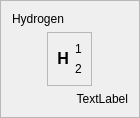
<?xml version="1.0" encoding="UTF-8"?>
<ui version="4.0">
 <class>Form</class>
 <widget class="ElementInfo" name="Form">
  <property name="windowModality">
   <enum>Qt::NonModal</enum>
  </property>
  <property name="geometry">
   <rect>
    <x>0</x>
    <y>0</y>
    <width>140</width>
    <height>100</height>
   </rect>
  </property>
  <property name="sizePolicy">
   <sizepolicy hsizetype="Minimum" vsizetype="Minimum">
    <horstretch>0</horstretch>
    <verstretch>0</verstretch>
   </sizepolicy>
  </property>
  <property name="mouseTracking">
   <bool>false</bool>
  </property>
  <property name="focusPolicy">
   <enum>Qt::ClickFocus</enum>
  </property>
  <property name="contextMenuPolicy">
   <enum>Qt::NoContextMenu</enum>
  </property>
  <property name="windowTitle">
   <string>Element info</string>
  </property>
  <property name="styleSheet">
   <string notr="true"/>
  </property>
  <property name="frameShape">
   <enum>QFrame::StyledPanel</enum>
  </property>
  <property name="frameShadow">
   <enum>QFrame::Raised</enum>
  </property>
  <layout class="QGridLayout" name="gridLayout">
   <item row="2" column="0" colspan="2">
    <widget class="QLabel" name="Name">
     <property name="styleSheet">
      <string notr="true"/>
     </property>
     <property name="text">
      <string>Hydrogen</string>
     </property>
     <property name="alignment">
      <set>Qt::AlignLeading|Qt::AlignLeft|Qt::AlignTop</set>
     </property>
    </widget>
   </item>
   <item row="6" column="0" colspan="3">
    <widget class="QLabel" name="Density">
     <property name="styleSheet">
      <string notr="true"/>
     </property>
     <property name="text">
      <string>TextLabel</string>
     </property>
     <property name="alignment">
      <set>Qt::AlignBottom|Qt::AlignRight|Qt::AlignTrailing</set>
     </property>
    </widget>
   </item>
   <item row="3" column="1">
    <widget class="QFrame" name="frame">
     <property name="frameShape">
      <enum>QFrame::StyledPanel</enum>
     </property>
     <property name="frameShadow">
      <enum>QFrame::Sunken</enum>
     </property>
     <layout class="QGridLayout" name="gridLayout_3">
      <item row="0" column="0">
       <layout class="QGridLayout" name="gridLayout_2">
        <item row="0" column="0" rowspan="2">
         <widget class="QLabel" name="Atom">
          <property name="font">
           <font>
            <pointsize>12</pointsize>
            <weight>75</weight>
            <bold>true</bold>
           </font>
          </property>
          <property name="mouseTracking">
           <bool>true</bool>
          </property>
          <property name="styleSheet">
           <string notr="true"/>
          </property>
          <property name="frameShadow">
           <enum>QFrame::Plain</enum>
          </property>
          <property name="text">
           <string>H</string>
          </property>
          <property name="textFormat">
           <enum>Qt::RichText</enum>
          </property>
          <property name="alignment">
           <set>Qt::AlignRight|Qt::AlignTrailing|Qt::AlignVCenter</set>
          </property>
         </widget>
        </item>
        <item row="1" column="1">
         <widget class="QLabel" name="Mass">
          <property name="styleSheet">
           <string notr="true"/>
          </property>
          <property name="text">
           <string>2</string>
          </property>
          <property name="alignment">
           <set>Qt::AlignLeading|Qt::AlignLeft|Qt::AlignVCenter</set>
          </property>
         </widget>
        </item>
        <item row="0" column="1">
         <widget class="QLabel" name="Number">
          <property name="styleSheet">
           <string notr="true"/>
          </property>
          <property name="text">
           <string>1</string>
          </property>
         </widget>
        </item>
       </layout>
      </item>
     </layout>
    </widget>
   </item>
   <item row="3" column="0">
    <spacer name="horizontalSpacer">
     <property name="orientation">
      <enum>Qt::Horizontal</enum>
     </property>
     <property name="sizeHint" stdset="0">
      <size>
       <width>40</width>
       <height>20</height>
      </size>
     </property>
    </spacer>
   </item>
   <item row="3" column="2">
    <spacer name="horizontalSpacer_2">
     <property name="orientation">
      <enum>Qt::Horizontal</enum>
     </property>
     <property name="sizeHint" stdset="0">
      <size>
       <width>40</width>
       <height>20</height>
      </size>
     </property>
    </spacer>
   </item>
  </layout>
 </widget>
 <customwidgets>
  <customwidget>
   <class>ElementInfo</class>
   <extends>QFrame</extends>
   <header>inka/Elements</header>
   <container>1</container>
  </customwidget>
 </customwidgets>
 <resources/>
 <connections/>
</ui>
